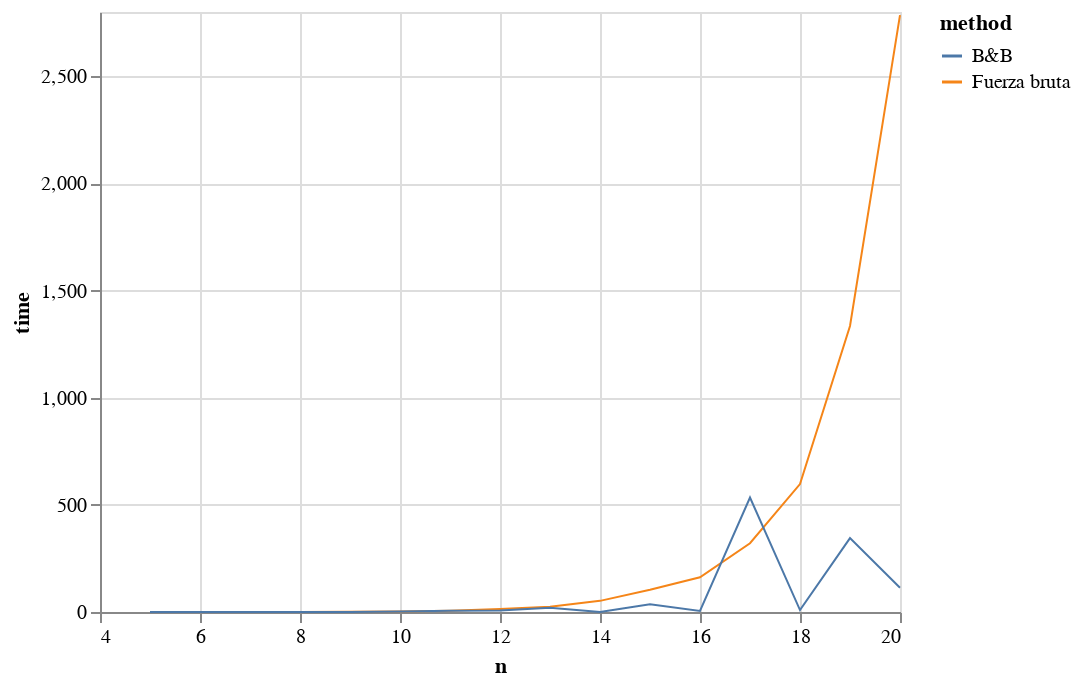

Source (notebook cell):
### Markdown cell above
Por último, vamos a comprobar que el nuevo método se ejecuta más rápido que el método de búsqueda por fuerza bruta, repitiendo el _benchmark_ que hicimos anteriormente y viendo cómo se comportan ambos algoritmos en función del tamaño de la instancia del problema:

### Code cell
n = list(range(5,21))
ns = []
times = []
method = []
for k in n:
    pesos = np.random.randn(k)*50
    valores = np.random.randn(k)*50
    capacidad = np.quantile(pesos, 0.75)
    start_time = current_milli_time()
    mochila_bruta(capacidad, pesos, valores)
    time_diff = current_milli_time() - start_time
    ns.append(k)
    times.append(time_diff)
    method.append('Fuerza bruta')
    start_time = current_milli_time()
    mochila_bnb(capacidad, pesos, valores)
    time_diff = current_milli_time() - start_time
    ns.append(k)
    times.append(time_diff)
    method.append('B&B')

resultados = pd.DataFrame({'n': ns, 'time': times, 'method': method})
alt.Chart(resultados).mark_line(strokeWidth=1).encode(x='n', 
                                                      y='time', 
                                                      color='method')

### Figure 1 — Vega-Lite specification as saved in the notebook (floating-point values rounded to 4 significant figures)
{"config": {"view": {"continuousWidth": 400, "continuousHeight": 300}}, "data": {"name": "data-b03ad85dea43ce9d71fb725c02a8482e"}, "mark": {"type": "line", "strokeWidth": 1}, "encoding": {"color": {"type": "nominal", "field": "method"}, "x": {"type": "quantitative", "field": "n"}, "y": {"type": "quantitative", "field": "time"}}, "$schema": "https://vega.github.io/schema/vega-lite/v4.8.1.json", "datasets": {"data-b03ad85dea43ce9d71fb725c02a8482e": [{"n": 5, "time": 0, "method": "Fuerza bruta"}, {"n": 5, "time": 0, "method": "B&B"}, {"n": 6, "time": 0, "method": "Fuerza bruta"}, {"n": 6, "time": 0, "method": "B&B"}, {"n": 7, "time": 0, "method": "Fuerza bruta"}, {"n": 7, "time": 0, "method": "B&B"}, {"n": 8, "time": 0, "method": "Fuerza bruta"}, {"n": 8, "time": 0, "method": "B&B"}, {"n": 9, "time": 1, "method": "Fuerza bruta"}, {"n": 9, "time": 0, "method": "B&B"}, {"n": 10, "time": 2, "method": "Fuerza bruta"}, {"n": 10, "time": 2, "method": "B&B"}, {"n": 11, "time": 6, "method": "Fuerza bruta"}, {"n": 11, "time": 6, "method": "B&B"}, {"n": 12, "time": 14, "method": "Fuerza bruta"}, {"n": 12, "time": 7, "method": "B&B"}, {"n": 13, "time": 25, "method": "Fuerza bruta"}, {"n": 13, "time": 20, "method": "B&B"}, {"n": 14, "time": 52, "method": "Fuerza bruta"}, {"n": 14, "time": 0, "method": "B&B"}, {"n": 15, "time": 104, "method": "Fuerza bruta"}, {"n": 15, "time": 36, "method": "B&B"}, {"n": 16, "time": 162, "method": "Fuerza bruta"}, {"n": 16, "time": 5, "method": "B&B"}, {"n": 17, "time": 321, "method": "Fuerza bruta"}, {"n": 17, "time": 534, "method": "B&B"}, {"n": 18, "time": 597, "method": "Fuerza bruta"}, {"n": 18, "time": 9, "method": "B&B"}, {"n": 19, "time": 1335, "method": "Fuerza bruta"}, {"n": 19, "time": 345, "method": "B&B"}, {"n": 20, "time": 2785, "method": "Fuerza bruta"}, {"n": 20, "time": 113, "method": "B&B"}]}}
